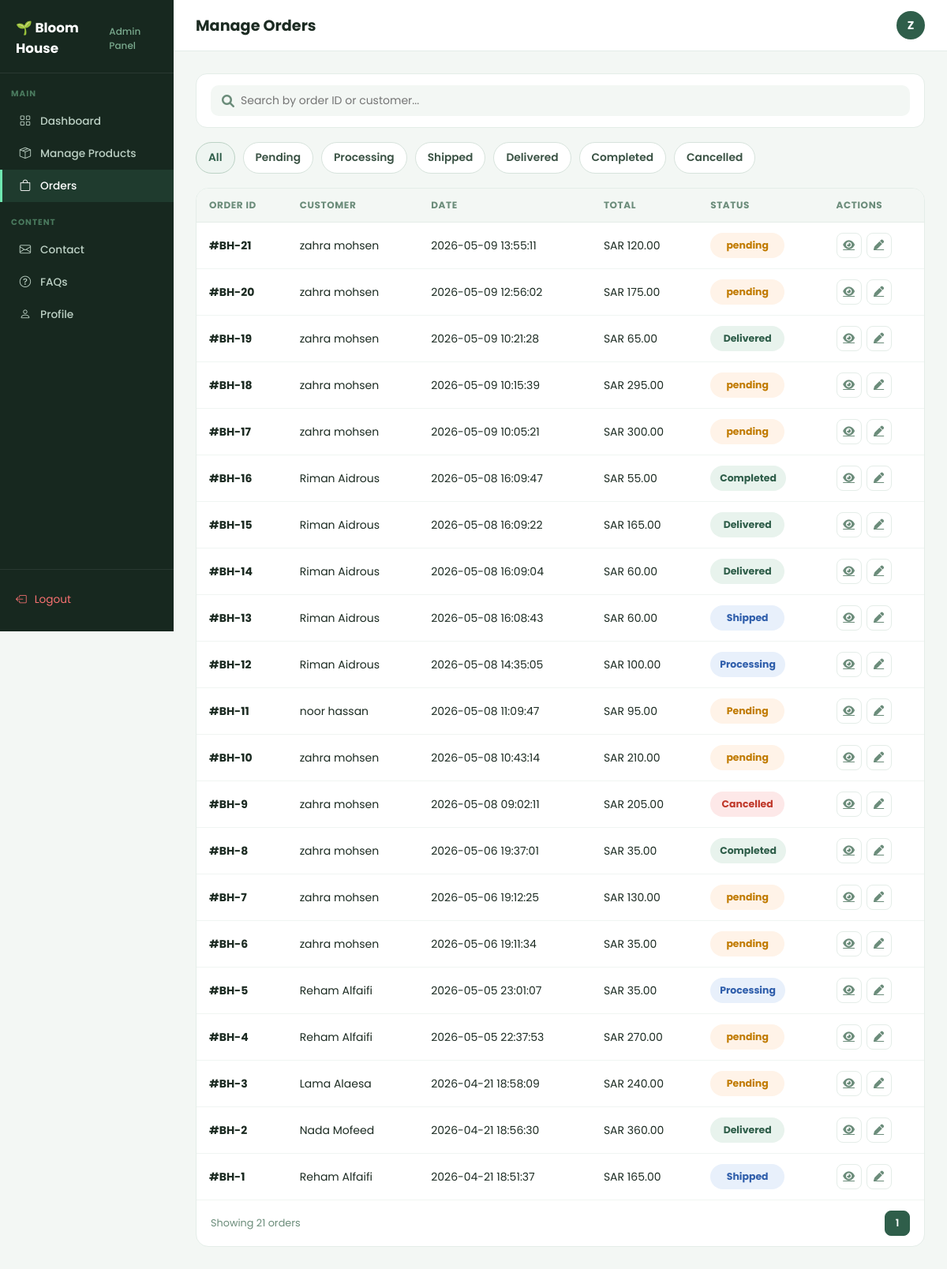
Screenshot of /manage-orders.php (signed in) with the database file from the repository.
### tables this page shows
CREATE TABLE `orders` (
  `order_id` int(11) NOT NULL,
  `user_id` int(11) NOT NULL,
  `order_date` datetime NOT NULL,
  `order_status` varchar(50) NOT NULL,
  `shipping_address` varchar(255) NOT NULL,
  `payment_method` varchar(50) NOT NULL,
  `city` varchar(50) NOT NULL,
  `phone` varchar(20) NOT NULL,
  `discount` decimal(10,2) NOT NULL,
  `delivery_method` varchar(50) NOT NULL DEFAULT 'Delivery'
);

CREATE TABLE `user` (
  `user_id` int(11) NOT NULL,
  `first_name` varchar(50) NOT NULL,
  `last_name` varchar(50) NOT NULL,
  `email` varchar(100) NOT NULL,
  `password` varchar(255) NOT NULL,
  `phone` varchar(20) NOT NULL,
  `gender` varchar(10) DEFAULT NULL,
  `date_of_birth` date DEFAULT NULL
);

### manage-orders.php (the view, shortened to what this page needs)
<?php
include("db_connect.php");
$search = "";
$status = "";
$where = "";
$sql = "SELECT orders.order_id, orders.order_date, orders.order_status,
        user.first_name, user.last_name,
        SUM(orders_items.quantity * orders_items.unit_price) AS total
        FROM orders
        INNER JOIN user ON orders.user_id = user.user_id
        INNER JOIN orders_items ON orders.order_id = orders_items.order_id" .
    $where .
    " GROUP BY orders.order_id
        ORDER BY orders.order_id DESC";
$stmt = mysqli_prepare($conn, $sql);
mysqli_stmt_execute($stmt);
$result = mysqli_stmt_get_result($stmt);
?>
<!DOCTYPE html>
<html lang="en">
<head>
    <link rel="stylesheet" href="https://cdn.jsdelivr.net/npm/bootstrap-icons/font/bootstrap-icons.css">
    <link rel="stylesheet" href="https://cdnjs.cloudflare.com/ajax/libs/font-awesome/6.0.0-beta3/css/all.min.css">
    <link rel="stylesheet" href="css/admin-pages.css">
    <link rel="stylesheet" href="css/manage-products.css">
    <link rel="stylesheet" href="css/admin-order.css">
</head>
<body>
    <?php
    $adminPageTitle = 'Manage Orders';
    $activePage = 'orders';
    include 'admin.php';
    ?>
    <form method="GET" action="manage-orders.php" class="toolbar orders-toolbar">
        <div class="search-box">
            <i class="fas fa-search"></i>
            <input type="text" name="search" placeholder="Search by order ID or customer..."
                value="<?php echo htmlspecialchars($search, ENT_QUOTES, 'UTF-8'); ?>">
        </div>
    </form>
    <?php
    $currentStatus = strtolower($status == "" ? "all" : $status);
    $searchQuery = $search != "" ? "&search=" . urlencode($search) : "";
    ?>
    <div class="orders-filter-tabs">
        <a href="manage-orders.php<?php echo $search != "" ? "?search=" . urlencode($search) : ""; ?>"
            class="filter-tab <?php echo ($currentStatus == 'all') ? 'active' : ''; ?>">All</a>
        <a href="manage-orders.php?status=pending<?php echo $searchQuery; ?>"
            class="filter-tab pending <?php echo ($currentStatus == 'pending') ? 'active' : ''; ?>">Pending</a>
        <a href="manage-orders.php?status=processing<?php echo $searchQuery; ?>"
            class="filter-tab processing <?php echo ($currentStatus == 'processing') ? 'active' : ''; ?>">Processing</a>
        <a href="manage-orders.php?status=shipped<?php echo $searchQuery; ?>"
            class="filter-tab shipped <?php echo ($currentStatus == 'shipped') ? 'active' : ''; ?>">Shipped</a>
        <a href="manage-orders.php?status=delivered<?php echo $searchQuery; ?>"
            class="filter-tab delivered <?php echo ($currentStatus == 'delivered') ? 'active' : ''; ?>">Delivered</a>
        <a href="manage-orders.php?status=completed<?php echo $searchQuery; ?>"
            class="filter-tab completed <?php echo ($currentStatus == 'completed') ? 'active' : ''; ?>">Completed</a>
        <a href="manage-orders.php?status=cancelled<?php echo $searchQuery; ?>"
            class="filter-tab cancelled <?php echo ($currentStatus == 'cancelled') ? 'active' : ''; ?>">Cancelled</a>
    </div>
    <div class="table-wrap orders-table-wrap">
        <table>
            <thead>
                <tr>
                    <th>Order ID</th>
                    <th>Customer</th>
                    <th>Date</th>
                    <th>Total</th>
                    <th>Status</th>
                    <th>Actions</th>
                </tr>
            </thead>
            <tbody>
                <?php
                if ($result && mysqli_num_rows($result) > 0) {
                    while ($row = mysqli_fetch_assoc($result)) {
                        $statusClass = "sp-processing";
                        $rowStatus = strtolower($row['order_status']);
                        if ($rowStatus == "pending") {
                            $statusClass = "sp-pending";
                        } elseif ($rowStatus == "processing") {
                            $statusClass = "sp-processing";
                        } elseif ($rowStatus == "shipped") {
                            $statusClass = "sp-shipped";
                        } elseif ($rowStatus == "delivered") {
                            $statusClass = "sp-delivered";
                        } elseif ($rowStatus == "completed") {
                            $statusClass = "sp-completed";
                        } elseif ($rowStatus == "cancelled") {
                            $statusClass = "sp-cancelled";
                        }
                        print ("<tr>");
                        print ("<td><strong>#BH-" . $row['order_id'] . "</strong></td>");
                        print ("<td>" . $row['first_name'] . " " . $row['last_name'] . "</td>");
                        print ("<td>" . $row['order_date'] . "</td>");
                        print ("<td>SAR " . $row['total'] . "</td>");
                        print ("<td><span class='status-pill " . $statusClass . "'>" . $row['order_status'] . "</span></td>");
                        print ("<td>");
                        print ("<div class='action-btns'>");
                        print ("<a class='act-btn edit' title='View invoice' href='admin-view-order.php?id=" . $row['order_id'] . "'><i class='fas fa-eye'></i></a>");
                        print ("<a class='act-btn edit' title='Edit order' href='admin-edit-order.php?id=" . $row['order_id'] . "'><i class='fas fa-pen'></i></a>");
                        print ("</div>");
                        print ("</td>");
                        print ("</tr>");
                    }
                } else {
                    print ("<tr><td colspan='6'>No orders found.</td></tr>");
                }
                ?>
            </tbody>
        </table>
        <div class="table-footer">
            <span class="table-info">Showing <?php print (mysqli_num_rows($result)); ?> orders</span>
            <div class="pagination">
                <button class="pg-btn active">1</button>
            </div>
        </div>
    </div>
    </div>
    </div>
</body>
</html>

### admin.php (shortened to what this page needs)
<?php
if (!isset($adminLetter) || $adminLetter === '') {
    $adminLetter = 'A';
    if (isset($conn) && isset($_SESSION['admin_id'])) {
        $adminId = (int) $_SESSION['admin_id'];
        $adminResult = mysqli_query($conn, "SELECT full_name FROM admin WHERE admin_id = $adminId");
        if ($adminResult && $adminRow = mysqli_fetch_assoc($adminResult)) {
            $adminName = trim($adminRow['full_name']);
            if ($adminName !== '') {
                $adminLetter = strtoupper(substr($adminName, 0, 1));
            }
        }
    }
}
?>
<aside class="sidebar">
    <div class="sidebar-logo">
        <a href="index.php">🌱 Bloom House<span>Admin Panel</span></a>
    </div>
    <div class="sidebar-section">Main</div>
    <a href="admin-dashboard.php" class="sidebar-link <?php echo ($activePage === 'dashboard') ? 'active' : ''; ?>"><i class="bi bi-grid"></i> Dashboard</a>
    <a href="manage-products.php" class="sidebar-link <?php echo ($activePage === 'products') ? 'active' : ''; ?>"><i class="bi bi-box-seam"></i> Manage Products</a>
    <a href="manage-orders.php" class="sidebar-link <?php echo ($activePage === 'orders') ? 'active' : ''; ?>"><i class="bi bi-bag"></i> Orders</a>
    <div class="sidebar-section">Content</div>
    <a href="admin-contact.php" class="sidebar-link <?php echo ($activePage === 'contact') ? 'active' : ''; ?>"><i class="bi bi-envelope"></i> Contact</a>
    <a href="admin-faq.php" class="sidebar-link <?php echo ($activePage === 'faq') ? 'active' : ''; ?>"><i class="bi bi-question-circle"></i> FAQs</a>
    <a href="admin-profile.php" class="sidebar-link <?php echo ($activePage === 'profile') ? 'active' : ''; ?>"><i class="bi bi-person"></i> Profile</a>
    <div class="sidebar-bottom">
        <a href="admin-logout.php" class="sidebar-logout js-admin-logout"><i class="bi bi-box-arrow-left"></i> Logout</a>
    </div>
</aside>
<div class="main">
    <div class="topnav">
        <h1><?php echo htmlspecialchars($adminPageTitle); ?></h1>
        <div class="topnav-right">
            <a class="admin-avatar" href="admin-profile.php"><?php echo htmlspecialchars($adminLetter); ?></a>
        </div>
    </div>
    <div class="content">

### css/admin-pages.css (style rules this page uses)
.orders-toolbar { margin-bottom: 18px; }
.sp-pending { background: #fff3e8; color: #c17b00; }
.sp-processing { background: #e8f0fb; color: #2f5eab; }
.sp-completed { background: #e8f3ed; color: #2f5e4a; }

### css/admin-order.css (style rules this page uses)
.orders-filter-tabs { display: flex; align-items: center; gap: 10px; flex-wrap: wrap; margin: 4px 0 18px; }
.filter-tab { min-height: 38px; padding: 9px 15px; border: 1.5px solid #d7e3dc; border-radius: 999px; background: #fff; color: #3a5244; font-size: .86rem; font-weight: 600; text-decoration: none; display: inline-flex; align-items: center; justify-content: center; transition: .2s ease; }
.filter-tab:hover, .filter-tab.active { background: #eef5f1; border-color: #bcd2c5; color: #2f5e4a; }
.status-pill { min-width: 94px; padding: 7px 12px; border-radius: 999px; font-size: .78rem; font-weight: 700; text-align: center; display: inline-flex; align-items: center; justify-content: center; }
.sp-pending { background: #fff3e8; color: #c17b00; }
.sp-processing { background: #e8f0fb; color: #2f5eab; }
.sp-shipped { background: #e8f0fb; color: #2f5eab }
.sp-delivered, .sp-completed { background: #e8f3ed; color: #2f5e4a }
.sp-cancelled { background: #fde8e8; color: #c0392b }

### rows the page displays
orders: order_id "21", user.first_name "zahra", user.last_name "mohsen", order_date "2026-05-09 13:55:11", total "120.00", order_status "pending"
orders: order_id "20", user.first_name "zahra", user.last_name "mohsen", order_date "2026-05-09 12:56:02", total "175.00", order_status "pending"
orders: order_id "19", user.first_name "zahra", user.last_name "mohsen", order_date "2026-05-09 10:21:28", total "65.00", order_status "Delivered"
orders: order_id "18", user.first_name "zahra", user.last_name "mohsen", order_date "2026-05-09 10:15:39", total "295.00", order_status "pending"
orders: order_id "17", user.first_name "zahra", user.last_name "mohsen", order_date "2026-05-09 10:05:21", total "300.00", order_status "pending"
orders: order_id "16", user.first_name "Riman", user.last_name "Aidrous", order_date "2026-05-08 16:09:47", total "55.00", order_status "Completed"
orders: order_id "15", user.first_name "Riman", user.last_name "Aidrous", order_date "2026-05-08 16:09:22", total "165.00", order_status "Delivered"
orders: order_id "14", user.first_name "Riman", user.last_name "Aidrous", order_date "2026-05-08 16:09:04", total "60.00", order_status "Delivered"
orders: order_id "13", user.first_name "Riman", user.last_name "Aidrous", order_date "2026-05-08 16:08:43", total "60.00", order_status "Shipped"
orders: order_id "12", user.first_name "Riman", user.last_name "Aidrous", order_date "2026-05-08 14:35:05", total "100.00", order_status "Processing"
orders: order_id "11", user.first_name "noor", user.last_name "hassan", order_date "2026-05-08 11:09:47", total "95.00", order_status "Pending"
orders: order_id "10", user.first_name "zahra", user.last_name "mohsen", order_date "2026-05-08 10:43:14", total "210.00", order_status "pending"
orders: order_id "9", user.first_name "zahra", user.last_name "mohsen", order_date "2026-05-08 09:02:11", total "205.00", order_status "Cancelled"
orders: order_id "8", user.first_name "zahra", user.last_name "mohsen", order_date "2026-05-06 19:37:01", total "35.00", order_status "Completed"
orders: order_id "7", user.first_name "zahra", user.last_name "mohsen", order_date "2026-05-06 19:12:25", total "130.00", order_status "pending"
orders: order_id "6", user.first_name "zahra", user.last_name "mohsen", order_date "2026-05-06 19:11:34", total "35.00", order_status "pending"
orders: order_id "5", user.first_name "Reham", user.last_name "Alfaifi", order_date "2026-05-05 23:01:07", total "35.00", order_status "Processing"
orders: order_id "4", user.first_name "Reham", user.last_name "Alfaifi", order_date "2026-05-05 22:37:53", total "270.00", order_status "pending"
orders: order_id "3", user.first_name "Lama", user.last_name "Alaesa", order_date "2026-04-21 18:58:09", total "240.00", order_status "Pending"
orders: order_id "2", user.first_name "Nada", user.last_name "Mofeed", order_date "2026-04-21 18:56:30", total "360.00", order_status "Delivered"
orders: order_id "1", user.first_name "Reham", user.last_name "Alfaifi", order_date "2026-04-21 18:51:37", total "165.00", order_status "Shipped"

### other values shown
$adminPageTitle "Manage Orders"
$adminLetter "Z"
mysqli_num_rows($result) "21"
